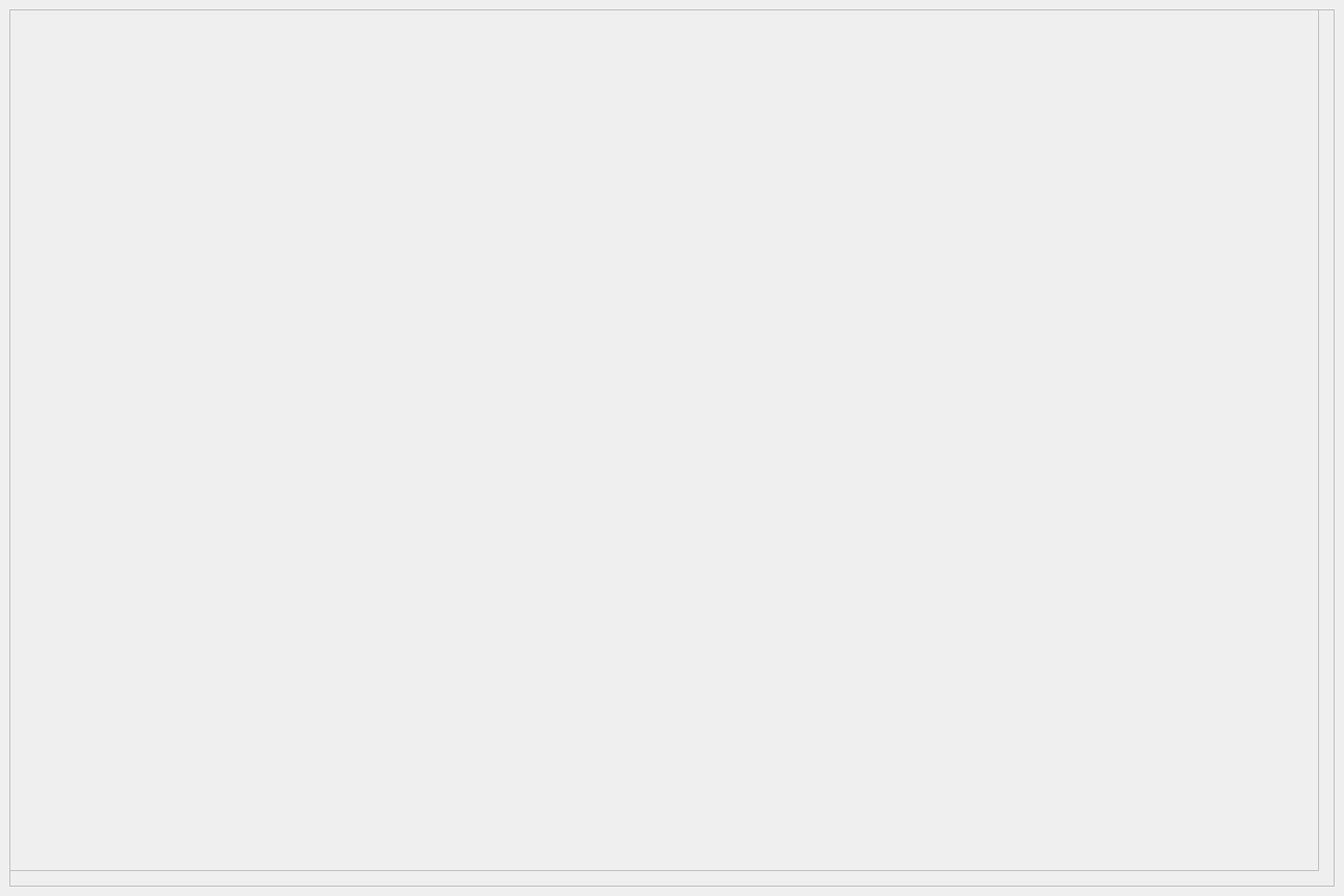
<?xml version="1.0" encoding="UTF-8"?>
<ui version="4.0">
 <class>messegebox</class>
 <widget class="QWidget" name="messegebox">
  <property name="geometry">
   <rect>
    <x>0</x>
    <y>0</y>
    <width>1560</width>
    <height>1040</height>
   </rect>
  </property>
  <property name="windowTitle">
   <string>Form</string>
  </property>
  <layout class="QVBoxLayout" name="verticalLayout">
   <item>
    <widget class="QFrame" name="frame">
     <property name="frameShape">
      <enum>QFrame::StyledPanel</enum>
     </property>
     <property name="frameShadow">
      <enum>QFrame::Raised</enum>
     </property>
     <widget class="QScrollArea" name="scrollArea">
      <property name="geometry">
       <rect>
        <x>0</x>
        <y>0</y>
        <width>1520</width>
        <height>1000</height>
       </rect>
      </property>
      <property name="widgetResizable">
       <bool>true</bool>
      </property>
      <widget class="QWidget" name="scrollAreaWidgetContents">
       <property name="geometry">
        <rect>
         <x>0</x>
         <y>0</y>
         <width>1518</width>
         <height>998</height>
        </rect>
       </property>
      </widget>
     </widget>
    </widget>
   </item>
  </layout>
 </widget>
 <resources/>
 <connections/>
</ui>
